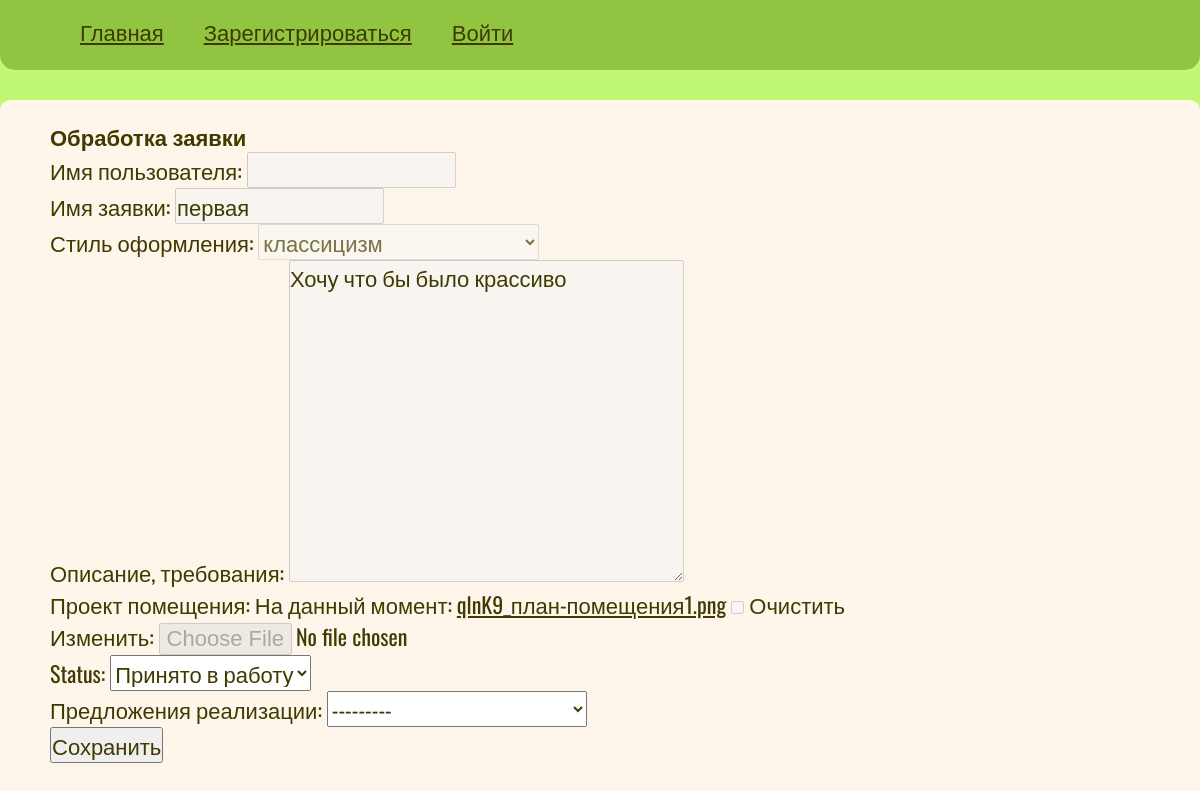
The app's page /appl_processing_list/processing/1, older data.
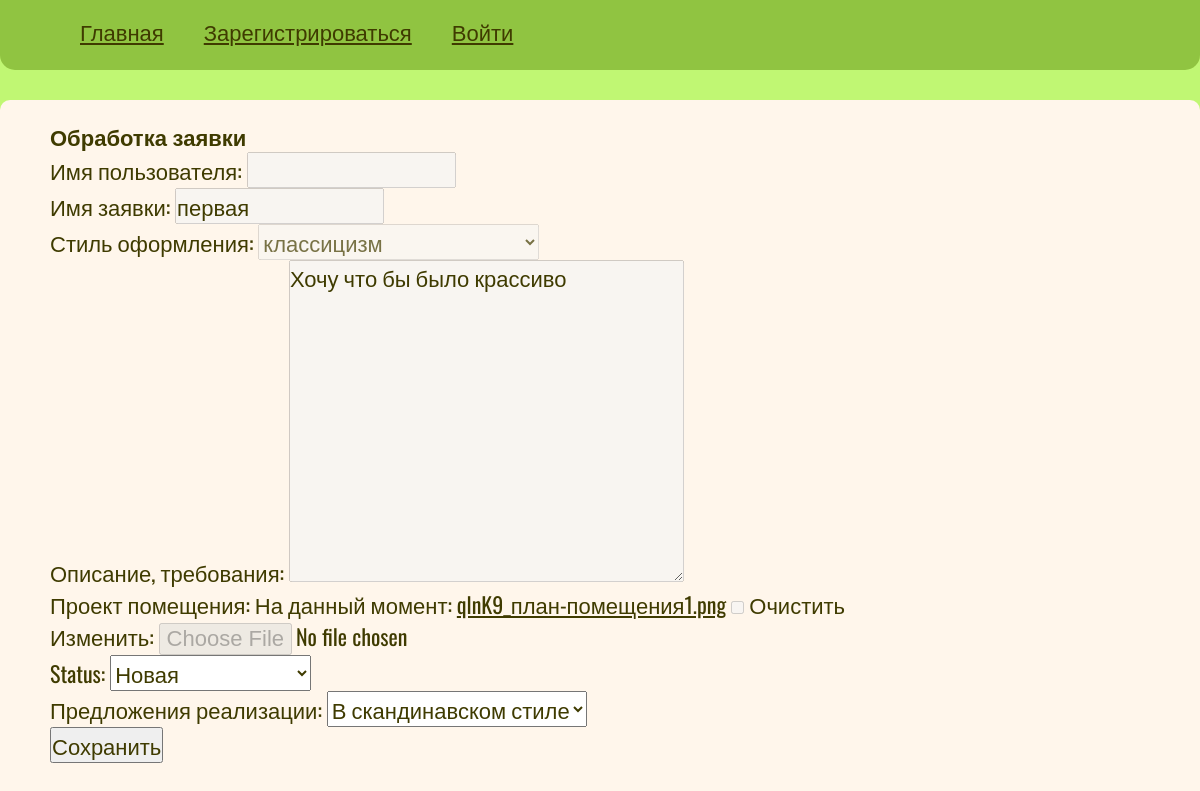
The same page, newer data.
### b1/models.py (models this page shows, shortened)
class Application(models.Model):
    name = models.CharField(max_length=254, verbose_name='Имя заявки', blank=True, null=True)
    description = models.CharField(max_length=254, verbose_name='Описание', blank=False)
    category = models.ForeignKey('Category', on_delete=models.CASCADE, verbose_name='Категория желаемого стиля',
                                 blank=False)
    photo = models.ImageField(max_length=254, verbose_name='Проект помещения', upload_to=get_name_file, blank=True,
                              validators=[FileExtensionValidator(allowed_extensions=['png', 'jpg', 'jpeg'])])
    STATUS_CHOISE = [
        ('New', 'Новая'),
        ('Accepted', 'Принято в работу'),
        ('Finished', 'Выполнено')
    ]
    status = models.CharField(max_length=254, verbose_name='Статус', choices=STATUS_CHOISE, default='New')
    date_creation = models.DateTimeField(auto_now_add=True, null=True)
    username = models.CharField(max_length=254, verbose_name='Логин', blank=True, null=True)
    suggestions = models.ForeignKey('Realization', on_delete=models.CASCADE, verbose_name='Предложения реализации',
                                    blank=True, null=True)

class Category(models.Model):
    name = models.CharField(max_length=254, verbose_name='Название категории', blank=False)
    def __str__(self):
        return self.name

### b1/views.py (the view)
# urls.py: path('appl_processing_list/processing/<int:int_pk>', ApplicationProcessingView.as_view(), name='processing'),
class ApplicationProcessingView(UpdateView):
    model = Application
    form_class = ApplProcessingForm
    success_url = '/appl_processing/'
    template_name = 'b1/processing.html'
    def get_object(self):
        post_id = self.kwargs.get('int_pk')
        obj = get_object_or_404(Application, id=post_id)
        return obj

### b1/forms.py
class ApplProcessingForm(forms.ModelForm):
    username = forms.CharField(max_length=50, disabled=True, label='Имя пользователя')
    name = forms.CharField(max_length=50, disabled=True,label='Имя заявки')
    category = forms.ModelChoiceField(queryset=Category.objects.all() ,disabled=True,label='Стиль оформления')
    description = forms.CharField(widget= forms.Textarea(attrs={'rows': 10, 'cols': 40}),max_length=50, disabled=True,label='Описание, требования')
    photo = forms.ImageField(disabled='True',label='Проект помещения', required=False)
    status = forms.ChoiceField(choices=STATUS_CHOISE)
    class Meta:
        model = Application
        fields = ['username','name','category', 'description','photo','status','suggestions']

### b1/models.py (called while the page is built)
    def __str__(self):
        return str(self.name)

### b1/templates/b1/processing.html (shortened to what this page needs)
{% extends 'base.html' %}
{% block content %}
    <h1>Обработка заявки</h1>
        <form method="post" action="" >
            {{ form.as_p }}
            <input type="submit" value="Сохранить">
        </form>
{% endblock %}

Row changes from the older to the newer data that the page shows:
changed Application "классицизм": status "Принято в работу" → "Новая"; suggestions "---------" → "В скандинавском стиле"
